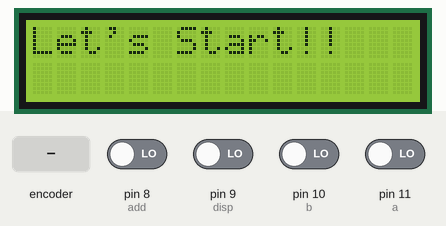
Bench run of a sketch on a simulated Arduino Uno, built with avr-gcc and run on an emulated ATmega328P. Shown: 16×2 character LCD. The inputs (shaded band) are chosen by the test bench; at power-on: pin 8 (add), pin 9 (disp), pin 10 (b), pin 11 (a) LOW.

Above: at 4.2 s.
4.3 s: pin 8 (add) driven HIGH
At 5.0 s:
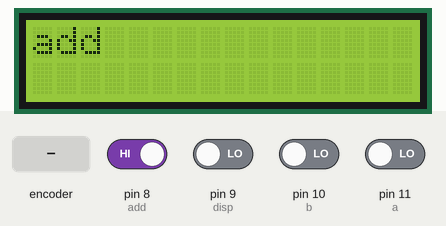
5.8 s: rotary encoder on pin 11 (a) / pin 10 (b) turned 1 step (first pin leading)
At 6.5 s:
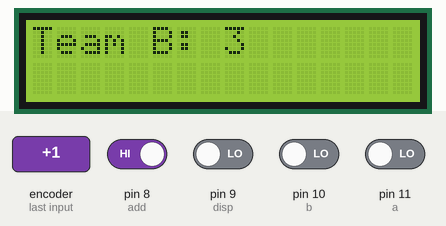
7.5 s: pin 9 (disp) driven HIGH
At 7.61 s:
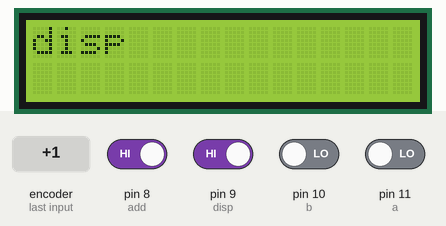
9.8 s: pin 8 (add) driven LOW
At 10.7 s:
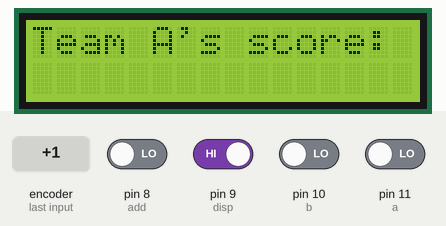
12.8 s: rotary encoder on pin 11 (a) / pin 10 (b) turned 1 step (first pin leading)
At 13.7 s:
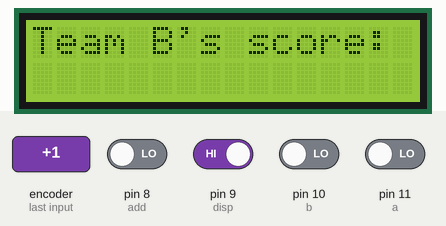
Timing chart, 0 to 15.8 s (numbered marks = the images above; inputs shaded):
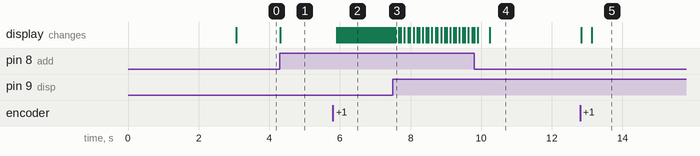

The sketch:

scorethree.ino
```cpp
#include <LiquidCrystal.h>
LiquidCrystal lcd(7,6, 5, 4, 3, 2);


int a = 11;
int b=10;
//int c=4;
int disp = 9;
int add = 8;

int A=0;
int B=0;
//int C=0;

void setup(){

int A=0;
int B=0;
//int C=0;
lcd.begin(16, 2);
lcd.print("Welcome 2 QUIZ :) ");
delay(3000);

}

void addf(){
while(1)
{
 if(digitalRead(disp)==1) return;

if(digitalRead(a)==1) {lcd.clear();lcd.print("Team A: "); delay(50); A++;lcd.print(A);}
delay(50);
if(digitalRead(b)==1) {lcd.clear();lcd.print("Team B: "); delay(50);  B++;lcd.print(B);}
delay(50);
//if(digitalRead(c)==1) {lcd.clear(); C++;lcd.print(c);}

}
}

void displayf(){
while(1)
{
 if(digitalRead(add)==1) return;

if(digitalRead(a)==1){lcd.clear();lcd.print("Team A's score: "); delay(15);
lcd.setCursor(0,1);lcd.print(A);}
if(digitalRead(b)==1){lcd.clear();lcd.print("Team B's score: "); delay(15);
lcd.setCursor(0,1);lcd.print(B);}
//if(digitalRead(c)==1) lcd.print(c);

}
}


void loop(){
lcd.clear();
lcd.print("Let's Start!!");
delay(50);

if(digitalRead(add)==1) {lcd.clear(); lcd.print("add"); delay(100);addf();}

if(digitalRead(disp)==1){lcd.clear();lcd.print("disp");delay(100); displayf();}


}
```

Measured:
- after the input at 4.3 s, the display: changes at once (image 1)
- after the input at 5.8 s, the display: first changes after 0.11 s (image 2 shows a later state)
- after the input at 7.5 s, the display: first differs from a run without the input after 0.07 s (image 3)
- after the input at 12.8 s, the display: first changes at once (image 5 shows a later state)
